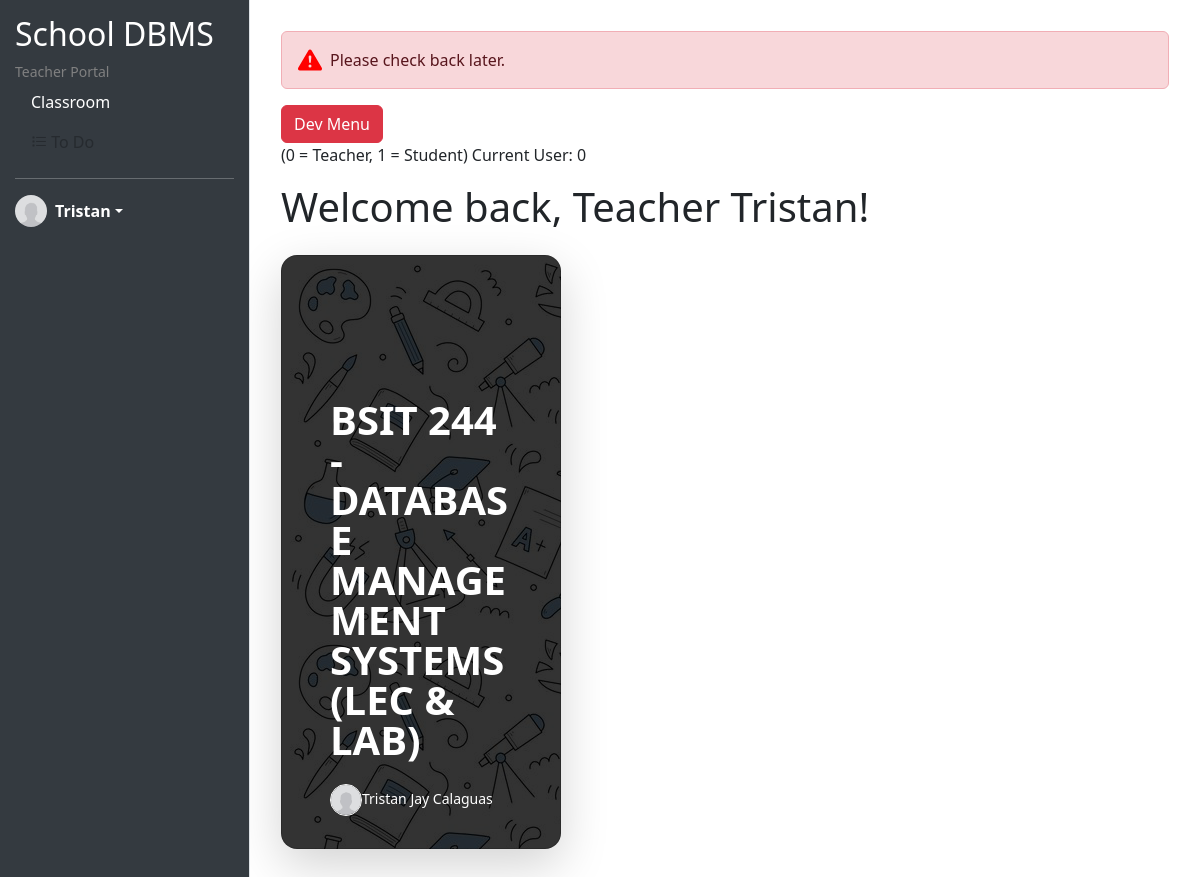
/ui-classroom-v2.php (signed in), run on the app's committed database.
### tables this page shows
CREATE TABLE `classrooms` (
  `classID` int(11) NOT NULL,
  `className` varchar(255) NOT NULL,
  `classIDTeacher` int(11) NOT NULL
);

CREATE TABLE `users` (
  `id` int(11) NOT NULL,
  `username` varchar(255) NOT NULL,
  `password` varchar(255) NOT NULL,
  `name` varchar(255) NOT NULL,
  `nickname` varchar(255) NOT NULL,
  `isStudent` tinyint(1) NOT NULL
);

### session.php (called while the page is built, shortened)
<?php
   $isStudent = $_SESSION['isStudent'];
   $nickname = $_SESSION['nickname'];
?>

### ui-classroom-v2.php (the view, shortened to what this page needs)
<?php
include('session.php');
?>
<!doctype html>
<html lang="en" data-bs-theme="auto">
<head>
    <link rel="stylesheet" href="https://cdn.jsdelivr.net/npm/bootstrap-icons@1.11.3/font/bootstrap-icons.min.css">
    <link href="https://cdn.jsdelivr.net/npm/bootstrap@5.3.2/dist/css/bootstrap.min.css" rel="stylesheet"
 />
</head>
<body>
    <div class="wrapper">
        <div class="sidebar">
            <h2>School DBMS</h2>
            <small style="color:grey;"><?php
                                        if ($isStudent == 1) {
                                            echo 'Student Portal';
                                        } else {
                                            echo 'Teacher Portal';
                                        }
                                        ?></small>
            <ul class="nav flex-column">
                <li class="nav-item">
                    <a class="nav-link active" href="ui-classroom-v2.php">Classroom</a>
                </li>
                <li class="nav-item">
                    <a class="nav-link disabled" href="#"> <i class="bi bi-list-task"></i> To Do</a>
                </li>
            </ul>
            <hr>
            <div class="dropdown">
                <a href="#" class="d-flex align-items-center text-white text-decoration-none dropdown-toggle"
                    data-bs-toggle="dropdown" aria-expanded="false">
                    <img src="img/avatar-placeholder.jpg" alt="" width="32" height="32" class="rounded-circle me-2">
                    <strong><?php echo $nickname; ?></strong>
                </a>
            </div>
        </div>
        <div class="content">
            <div class="container-fluid p-3">
                <div class="alert alert-danger d-flex align-items-center" role="alert">
                    <svg class="bi flex-shrink-0 me-2" width="24" height="24" fill="red">
                        <use xlink:href="#exclamation-triangle-fill" />
                    </svg>
                    Please check back later.
                </div>
                <a href="ui-devmenu.php" class="btn btn-danger">Dev Menu</a>
                <?php echo '<p>(0 = Teacher, 1 = Student) Current User: ' . $isStudent . '</p>' ?>
                <h1>Welcome back, <?php
                                    if ($isStudent == 0) {
                                        echo 'Teacher ';
                                    }
                                    echo $nickname;
                                    ?>!</h1>
<?php
require_once "config.php";
$sql = "SELECT classrooms.className, users.name AS teacher_name FROM classrooms
        JOIN users ON classrooms.classIDTeacher = users.id";
if($result = mysqli_query($link, $sql)){
    if(mysqli_num_rows($result) > 0){
        while($row = mysqli_fetch_array($result)){
            echo '<div class="row row-cols-1 row-cols-lg-3 align-items-stretch g-4 py-3">';
            echo '<div class="col">';
            echo '<a href="ui-studentClass.php" class="text-decoration-none">';
            echo '<div class="card card-cover h-100 overflow-hidden text-bg-dark rounded-4 shadow-lg" style="background-image: url(\'img/sci.png\');">';
            echo '<div class="d-flex flex-column h-100 p-5 pb-3 text-white text-shadow-1">';
            echo '<h4 class="pt-5 mt-5 mb-4 display-6 lh-1 fw-bold">' . $row['className'] . '</h4>';
            echo '<ul class="d-flex list-unstyled mt-auto">';
            echo '<li class="me-auto">';
            echo '<img src="img/avatar-placeholder.jpg" alt="Bootstrap" width="32" height="32" class="rounded-circle border border-white">';
            echo '<small>' . $row['teacher_name'] . '</small>';
            echo '</li>';
            echo '</ul>';
            echo '</div>';
            echo '</div>';
            echo '</a>';
            echo '</div>';
            echo '</div>';
        }
    } else {
        echo '<div class="alert alert-danger"><em>No records were found.</em></div>';
    }
} else {
    echo "ERROR: Could not able to execute $sql. " . mysqli_error($link);
}
?>
            </div>
        </div>
    </div>
</body>
</html>

### ui-classroom-v2.php (style rules this page uses)
body, html { height: 100%; margin: 0; }
.wrapper { display: flex; height: 100%; }
.sidebar { width: 250px; background-color: #343a40; padding: 15px; border-right: 1px solid #dee2e6; display: flex; flex-direction: column; color: white; }
.content { flex: 1; padding: 15px; overflow-y: auto; }
.nav-link { color: white; }

### data on the page
classrooms: className "BSIT 244 - DATABASE MANAGEMENT SYSTEMS (LEC & LAB)", users.name "Tristan Jay Calaguas"

### other printed values
$nickname "Tristan"
$isStudent "0"
